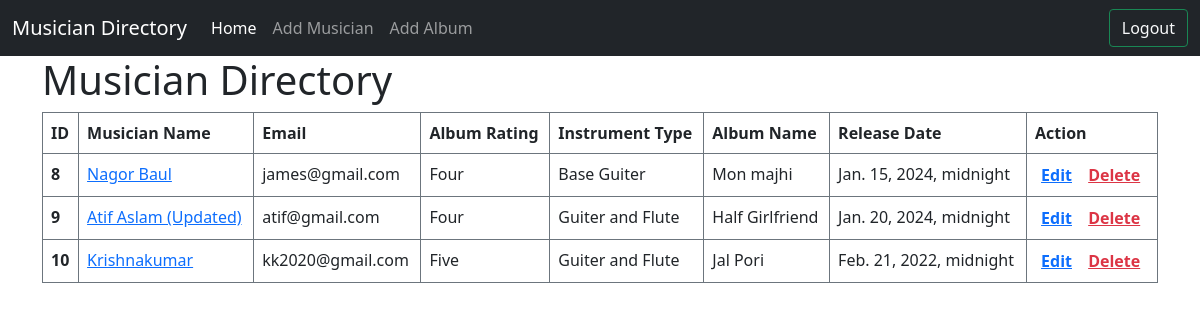
The app's page / (signed in) with its own data.
### album/models.py (models this page shows)
class MyAlbum(models.Model):
    Album_Name = models.CharField(max_length=50)
    Album_release_date = models.DateTimeField()
    RATING_CHOICE = (
        ('One', '1'),
        ('Two', '2'),
        ('Three', '3'),
        ('Four', '4'),
        ('Five', '5'),
    )
    Rating = models.CharField(max_length=10, choices=RATING_CHOICE)
    music = models.ForeignKey(
        Musicians, on_delete=models.CASCADE, verbose_name='Musician')
    def __str__(self):
        return self.Album_Name

### musician/models.py (models this page shows, shortened)
class Musicians(models.Model):
    First_Name = models.CharField(max_length=30)
    Last_Name = models.CharField(max_length=30)
    Email = models.EmailField()
    Phone_number = models.BigIntegerField()
    Instrument_Type = models.CharField(max_length=40)

### musiciansdirectory/views.py (the view)
# urls.py: 2. Add a URL to urlpatterns:  path('', views.home, name='home')
def home(request):
    data = MyAlbum.objects.all()
    print(data)
    return render(request, 'home.html', {'data': data})

### templates/home.html
{% extends 'base.html' %}
{% block content %}
<h1>Musician Directory</h1>
<table class="table table-bordered border-secondary">
    <thead>
        <tr>
            <th scope="col">ID</th>
            <th scope="col">Musician Name</th>
            <th scope="col">Email</th>
            <th scope="col">Album Rating</th>
            <th scope="col">Instrument Type</th>
            <th scope="col">Album Name</th>
            <th scope="col">Release Date</th>
            <th scope="col">Action</th>
        </tr>
    </thead>
    <tbody>
        {% for i in data %}
        <tr>
            <th scope="row">{{i.id}}</th>
            <td> <a href="{% url 'edit_musician' i.id %}">{{i.music.First_Name}}</a> </td>
            <td> {{i.music.Email}} </td>
            <td> {{i.Rating}} </td>
            <td> {{i.music.Instrument_Type}} </td>
            <td>{{i.Album_Name}}</td>
            <td> {{i.Album_release_date}} </td>
            <td>
                <button class="border-0 text-primary fw-bold outline-0 bg-transparent"><a
                        href="{% url 'edit' i.id %}">Edit</a></button>
                <button class="border-0 fw-bold outline-0 bg-transparent"><a class="text-danger"
                        href="{% url 'delete' i.id %}">Delete</a></button>
            </td>
        </tr>
        {% endfor %}
    </tbody>
</table>
{% endblock %}

### records on screen
MyAlbum: id "8", music.First_Name "Nagor Baul", music.Email "james@gmail.com", Rating "Four", music.Instrument_Type "Base Guiter", Album_Name "Mon majhi", Album_release_date "Jan. 15, 2024, midnight"
MyAlbum: id "9", music.First_Name "Atif Aslam (Updated)", music.Email "atif@gmail.com", Rating "Four", music.Instrument_Type "Guiter and Flute", Album_Name "Half Girlfriend", Album_release_date "Jan. 20, 2024, midnight"
MyAlbum: id "10", music.First_Name "Krishnakumar", music.Email "kk2020@gmail.com", Rating "Five", music.Instrument_Type "Guiter and Flute", Album_Name "Jal Pori", Album_release_date "Feb. 21, 2022, midnight"
